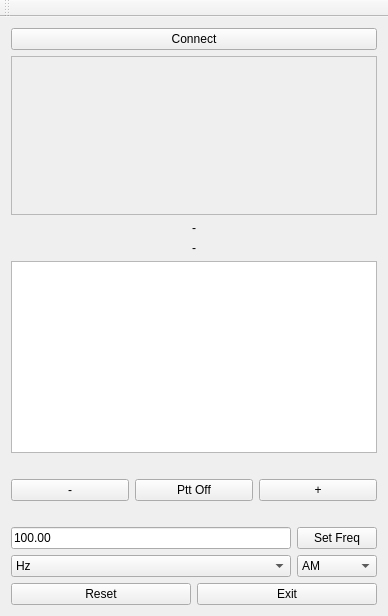
<?xml version="1.0" encoding="UTF-8"?>
<ui version="4.0">
 <class>MainWindow</class>
 <widget class="QMainWindow" name="MainWindow">
  <property name="geometry">
   <rect>
    <x>0</x>
    <y>0</y>
    <width>388</width>
    <height>616</height>
   </rect>
  </property>
  <property name="windowTitle">
   <string>MainWindow</string>
  </property>
  <widget class="QWidget" name="centralWidget">
   <layout class="QGridLayout" name="gridLayout">
    <item row="0" column="0">
     <layout class="QVBoxLayout" name="verticalLayout">
      <item>
       <widget class="QPushButton" name="m_pBConnect">
        <property name="maximumSize">
         <size>
          <width>16777215</width>
          <height>40</height>
         </size>
        </property>
        <property name="text">
         <string>Connect</string>
        </property>
       </widget>
      </item>
      <item>
       <layout class="QGridLayout" name="gridLayout_4">
        <item row="0" column="0">
         <widget class="CFreqCtrl" name="freqCtrl">
          <property name="sizePolicy">
           <sizepolicy hsizetype="Expanding" vsizetype="Expanding">
            <horstretch>0</horstretch>
            <verstretch>0</verstretch>
           </sizepolicy>
          </property>
          <property name="minimumSize">
           <size>
            <width>0</width>
            <height>0</height>
           </size>
          </property>
          <property name="toolTip">
           <string/>
          </property>
          <property name="frameShape">
           <enum>QFrame::StyledPanel</enum>
          </property>
          <property name="frameShadow">
           <enum>QFrame::Raised</enum>
          </property>
         </widget>
        </item>
        <item row="6" column="0">
         <spacer name="horizontalSpacer">
          <property name="orientation">
           <enum>Qt::Horizontal</enum>
          </property>
          <property name="sizeHint" stdset="0">
           <size>
            <width>40</width>
            <height>20</height>
           </size>
          </property>
         </spacer>
        </item>
        <item row="5" column="0">
         <layout class="QGridLayout" name="gridLayout_2">
          <item row="0" column="1">
           <widget class="QPushButton" name="m_pBSpeak">
            <property name="minimumSize">
             <size>
              <width>0</width>
              <height>0</height>
             </size>
            </property>
            <property name="maximumSize">
             <size>
              <width>16777215</width>
              <height>40</height>
             </size>
            </property>
            <property name="text">
             <string>Ptt Off</string>
            </property>
           </widget>
          </item>
          <item row="0" column="0">
           <widget class="QPushButton" name="m_pDecFreq">
            <property name="text">
             <string>-</string>
            </property>
           </widget>
          </item>
          <item row="0" column="2">
           <widget class="QPushButton" name="m_pIncFreq">
            <property name="text">
             <string>+</string>
            </property>
           </widget>
          </item>
         </layout>
        </item>
        <item row="4" column="0">
         <spacer name="horizontalSpacer_2">
          <property name="orientation">
           <enum>Qt::Horizontal</enum>
          </property>
          <property name="sizeHint" stdset="0">
           <size>
            <width>40</width>
            <height>20</height>
           </size>
          </property>
         </spacer>
        </item>
        <item row="7" column="0">
         <layout class="QGridLayout" name="gridLayout_3">
          <item row="0" column="0">
           <widget class="QLineEdit" name="m_lEditFreq">
            <property name="text">
             <string>100.00</string>
            </property>
           </widget>
          </item>
          <item row="2" column="0">
           <widget class="QComboBox" name="m_cFreqType">
            <item>
             <property name="text">
              <string>Hz</string>
             </property>
            </item>
            <item>
             <property name="text">
              <string>KHz</string>
             </property>
            </item>
            <item>
             <property name="text">
              <string>MHz</string>
             </property>
            </item>
            <item>
             <property name="text">
              <string>GHz</string>
             </property>
            </item>
           </widget>
          </item>
          <item row="0" column="1">
           <widget class="QPushButton" name="m_pBSetFreq">
            <property name="text">
             <string>Set Freq</string>
            </property>
           </widget>
          </item>
          <item row="2" column="1">
           <widget class="QComboBox" name="m_cDemod">
            <item>
             <property name="text">
              <string>AM</string>
             </property>
            </item>
            <item>
             <property name="text">
              <string>WFM</string>
             </property>
            </item>
           </widget>
          </item>
         </layout>
        </item>
        <item row="1" column="0">
         <widget class="QLabel" name="labelDataReceived">
          <property name="text">
           <string>-</string>
          </property>
          <property name="alignment">
           <set>Qt::AlignCenter</set>
          </property>
         </widget>
        </item>
        <item row="3" column="0">
         <widget class="QTextBrowser" name="m_textStatus">
          <property name="maximumSize">
           <size>
            <width>16777215</width>
            <height>16777215</height>
           </size>
          </property>
         </widget>
        </item>
        <item row="2" column="0">
         <widget class="QLabel" name="labelBaud">
          <property name="text">
           <string>-</string>
          </property>
          <property name="alignment">
           <set>Qt::AlignCenter</set>
          </property>
         </widget>
        </item>
        <item row="8" column="0">
         <layout class="QGridLayout" name="gridLayout_5">
          <item row="0" column="0">
           <widget class="QPushButton" name="m_pReset">
            <property name="text">
             <string>Reset</string>
            </property>
           </widget>
          </item>
          <item row="0" column="1">
           <widget class="QPushButton" name="m_pBExit">
            <property name="minimumSize">
             <size>
              <width>0</width>
              <height>0</height>
             </size>
            </property>
            <property name="maximumSize">
             <size>
              <width>16777215</width>
              <height>40</height>
             </size>
            </property>
            <property name="text">
             <string>Exit</string>
            </property>
           </widget>
          </item>
         </layout>
        </item>
       </layout>
      </item>
     </layout>
    </item>
   </layout>
  </widget>
  <widget class="QToolBar" name="mainToolBar">
   <attribute name="toolBarArea">
    <enum>TopToolBarArea</enum>
   </attribute>
   <attribute name="toolBarBreak">
    <bool>false</bool>
   </attribute>
  </widget>
 </widget>
 <layoutdefault spacing="6" margin="11"/>
 <customwidgets>
  <customwidget>
   <class>CFreqCtrl</class>
   <extends>QFrame</extends>
   <header location="global">freqctrl.h</header>
   <container>1</container>
  </customwidget>
 </customwidgets>
 <resources/>
 <connections/>
</ui>
